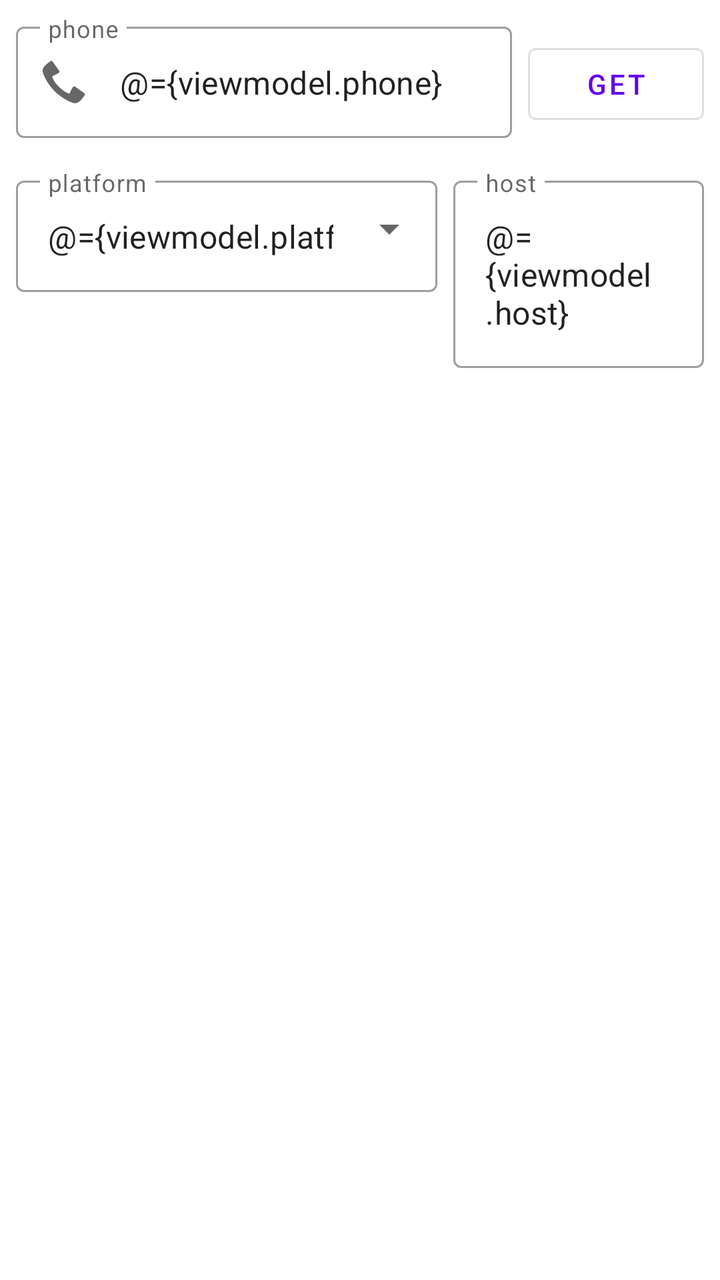
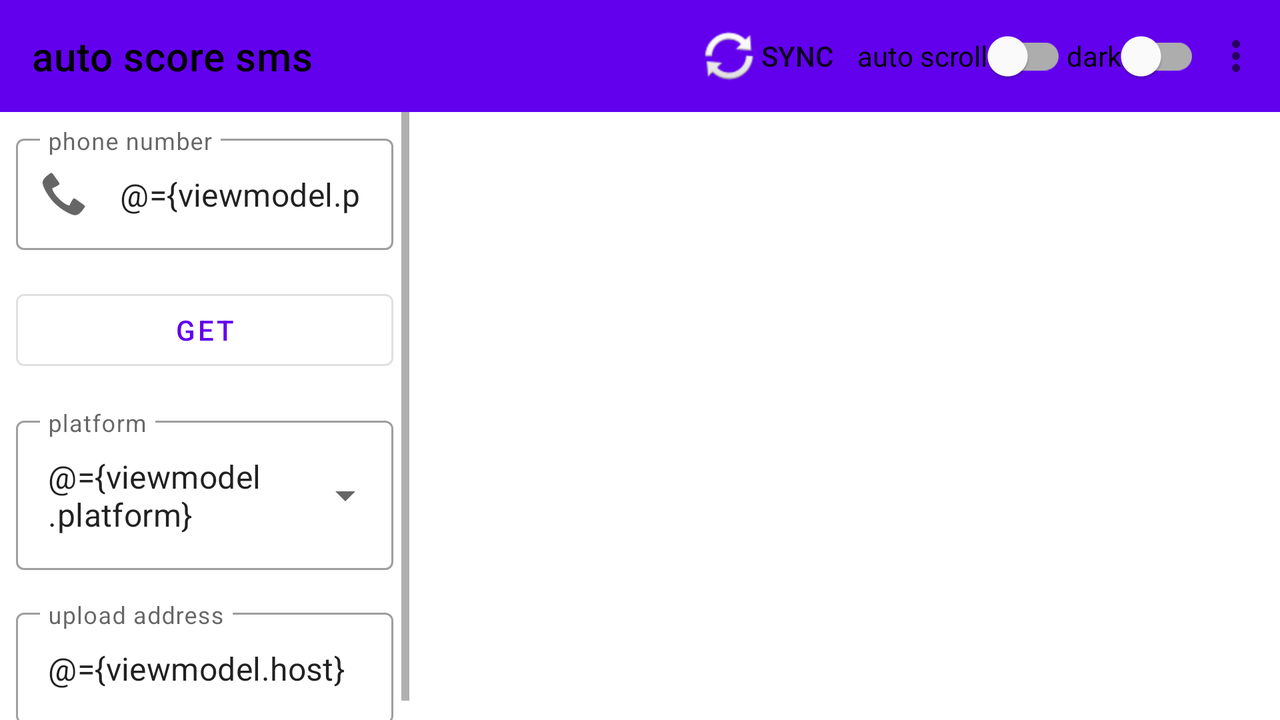

One screen, two layout resources from the same app: the default and the repository's alternative for another configuration. Each is rendered where Android would select it; the XML of both is given below.
<!-- AndroidManifest.xml: application theme AppTheme -->
<!-- res/layout/fragment_setting.xml -->
<?xml version="1.0" encoding="utf-8"?>
<layout xmlns:android="http://schemas.android.com/apk/res/android"
    xmlns:app="http://schemas.android.com/apk/res-auto"
    xmlns:tools="http://schemas.android.com/tools">

    <data>
        <variable
            name="viewmodel"
            type="com.tangs.myapplication.ui.main.viewmodels.SettingViewModel" />
    </data>

    <LinearLayout
        android:layout_width="match_parent"
        android:layout_height="match_parent"
        android:orientation="vertical">

        <LinearLayout
            android:layout_width="match_parent"
            android:layout_height="wrap_content"
            android:orientation="horizontal"
            android:padding="8dp">

            <com.google.android.material.textfield.TextInputLayout
                android:id="@+id/textField"
                style="@style/AppTextInputLayout"
                android:layout_width="wrap_content"
                android:layout_height="wrap_content"
                android:layout_weight="1"
                android:hint="phone"
                app:startIconDrawable="@android:drawable/stat_sys_phone_call">

                <com.google.android.material.textfield.TextInputEditText
                    android:id="@+id/editTextPhone"
                    android:layout_width="match_parent"
                    android:layout_height="wrap_content"
                    android:layout_weight="1"
                    android:ems="10"
                    android:inputType="phone"
                    android:text="@={viewmodel.phone}" />
            </com.google.android.material.textfield.TextInputLayout>

            <Space
                android:layout_width="8dp"
                android:layout_height="match_parent" />

            <Button
                android:id="@+id/getPhoneNumber"
                android:layout_width="wrap_content"
                android:layout_height="wrap_content"
                android:text="GET"
                style="@style/AppButton"/>
        </LinearLayout>

        <LinearLayout
            android:layout_width="match_parent"
            android:layout_height="wrap_content"
            android:orientation="horizontal"
            android:padding="8dp">

            <com.google.android.material.textfield.TextInputLayout
                android:id="@+id/platforms"
                style="@style/AppExposedDropdownMenu"
                android:layout_width="wrap_content"
                android:layout_height="wrap_content"
                android:hint="platform"
                app:layout_constraintEnd_toEndOf="parent"
                app:layout_constraintStart_toStartOf="parent"
                app:layout_constraintTop_toBottomOf="@+id/button">

                <AutoCompleteTextView
                    android:id="@+id/filled_exposed_dropdown"
                    android:layout_width="wrap_content"
                    android:layout_height="wrap_content"
                    android:cursorVisible="false"
                    android:focusable="false"
                    android:inputType="none"
                    android:minWidth="100dp"
                    android:text="@={viewmodel.platform}" />
            </com.google.android.material.textfield.TextInputLayout>

            <Space
                android:layout_width="8dp"
                android:layout_height="match_parent" />

            <com.google.android.material.textfield.TextInputLayout
                style="@style/AppTextInputLayout"
                android:layout_width="match_parent"
                android:layout_height="wrap_content"
                android:hint="host">

                <com.google.android.material.textfield.TextInputEditText
                    android:id="@+id/host"
                    android:layout_width="match_parent"
                    android:layout_height="wrap_content"
                    android:cursorVisible="false"
                    android:focusable="false"
                    android:text="@={viewmodel.host}" />
            </com.google.android.material.textfield.TextInputLayout>
        </LinearLayout>

        <androidx.recyclerview.widget.RecyclerView
            android:id="@+id/records"
            android:layout_width="match_parent"
            android:layout_height="match_parent"
            android:clipToPadding="false"
            android:padding="8dp"
            app:layoutManager="androidx.recyclerview.widget.StaggeredGridLayoutManager"
            app:spanCount="2"
            tools:listitem="@layout/list_item_record" />

    </LinearLayout>
</layout>
<!-- res/layout/list_item_record.xml (included above) -->
<?xml version="1.0" encoding="utf-8"?>
<layout xmlns:tools="http://schemas.android.com/tools"
    xmlns:android="http://schemas.android.com/apk/res/android"
    xmlns:app="http://schemas.android.com/apk/res-auto">

    <data>
        <variable
            name="clickListener"
            type="android.view.View.OnClickListener"/>
        <variable
            name="record"
            type="com.tangs.myapplication.ui.main.data.Record"/>
    </data>

    <com.google.android.material.card.MaterialCardView
        android:layout_width="match_parent"
        android:layout_height="wrap_content"
        android:layout_margin="8dp"
        android:onClick="@{clickListener}"
        app:cardElevation="2dp"
        app:cardPreventCornerOverlap="true">

        <androidx.constraintlayout.widget.ConstraintLayout
            android:layout_width="match_parent"
            android:layout_height="wrap_content">

            <LinearLayout
                android:id="@+id/linearLayout"
                android:layout_width="match_parent"
                android:layout_height="wrap_content"
                android:orientation="vertical"
                android:padding="8dp"
                app:layout_constraintBottom_toBottomOf="parent"
                app:layout_constraintEnd_toEndOf="parent"
                app:layout_constraintStart_toStartOf="parent"
                app:layout_constraintTop_toTopOf="parent">

                <com.google.android.material.textview.MaterialTextView
                    android:id="@+id/orderId"
                    style="@style/AppTextView"
                    android:layout_width="match_parent"
                    android:layout_height="wrap_content"
                    android:text='@{String.format("orderId:%d", record.orderId)}' />

                <com.google.android.material.textview.MaterialTextView
                    android:id="@+id/state"
                    style="@style/AppTextView"
                    android:layout_width="match_parent"
                    android:layout_height="wrap_content"
                    android:text='@{String.format("state:%d", record.state)}' />

            </LinearLayout>

            <ProgressBar
                android:id="@+id/progressBar2"
                style="?android:attr/progressBarStyle"
                android:layout_width="match_parent"
                android:layout_height="wrap_content"
                app:layout_constraintBottom_toBottomOf="parent"
                app:layout_constraintEnd_toEndOf="parent"
                app:layout_constraintStart_toStartOf="parent"
                app:layout_constraintTop_toBottomOf="@+id/linearLayout" />

        </androidx.constraintlayout.widget.ConstraintLayout>

    </com.google.android.material.card.MaterialCardView>

</layout>
<!-- resources referenced by this layout -->
<resources>
  <style name="AppButton" parent="@style/Widget.MaterialComponents.Button.OutlinedButton" />
  <style name="AppExposedDropdownMenu" parent="@style/Widget.MaterialComponents.TextInputLayout.OutlinedBox.ExposedDropdownMenu" />
  <style name="AppTextInputLayout" parent="@style/Widget.MaterialComponents.TextInputLayout.OutlinedBox" />
  <style name="AppTheme" parent="Theme.MaterialComponents.Light.NoActionBar">
          
  
  
  
      </style>
</resources>
<!-- res/layout-land/fragment_setting.xml (the repository's variant of the layout above) -->
<!-- drawn on the phone turned sideways -->
<?xml version="1.0" encoding="utf-8"?>
<layout xmlns:android="http://schemas.android.com/apk/res/android"
    xmlns:app="http://schemas.android.com/apk/res-auto"
    xmlns:tools="http://schemas.android.com/tools">

    <data>
        <variable
            name="viewmodel"
            type="com.tangs.myapplication.ui.main.viewmodels.SettingViewModel" />
    </data>

    <androidx.constraintlayout.widget.ConstraintLayout
        android:layout_width="match_parent"
        android:layout_height="match_parent">

        <androidx.appcompat.widget.Toolbar
            android:id="@+id/toolbar"
            android:layout_width="match_parent"
            android:layout_height="wrap_content"
            android:background="?attr/colorPrimary"
            app:titleTextColor="?attr/colorOnSurface"
            app:title="@string/app_name"
            app:layout_constraintStart_toStartOf="parent"
            app:layout_constraintTop_toTopOf="parent"
            app:menu="@menu/setting_actions"/>

        <ScrollView
            android:id="@+id/setting"
            android:layout_width="0dp"
            android:layout_height="0dp"
            app:layout_constraintBottom_toBottomOf="parent"
            app:layout_constraintStart_toStartOf="parent"
            app:layout_constraintTop_toBottomOf="@+id/toolbar"
            app:layout_constraintWidth_percent="0.32">

            <LinearLayout
                android:layout_width="match_parent"
                android:layout_height="wrap_content"
                android:orientation="vertical"
                app:layout_constraintWidth_percent="0.32">

                <com.google.android.material.textfield.TextInputLayout
                    android:id="@+id/textField"
                    style="@style/AppTextInputLayout"
                    android:layout_width="match_parent"
                    android:layout_height="wrap_content"
                    android:hint="@string/phone_number"
                    android:padding="8dp"
                    app:startIconDrawable="@android:drawable/stat_sys_phone_call">

                    <com.google.android.material.textfield.TextInputEditText
                        android:id="@+id/editTextPhone"
                        android:layout_width="match_parent"
                        android:layout_height="wrap_content"
                        android:ems="10"
                        android:inputType="phone"
                        android:text="@={viewmodel.phone}" />
                </com.google.android.material.textfield.TextInputLayout>

                <Button
                    android:id="@+id/getPhoneNumber"
                    style="@style/AppButton"
                    android:layout_width="match_parent"
                    android:layout_height="wrap_content"
                    android:layout_margin="8dp"
                    android:text="@string/get_phone_number" />

                <com.google.android.material.textfield.TextInputLayout
                    android:id="@+id/platforms"
                    style="@style/AppExposedDropdownMenu"
                    android:layout_width="match_parent"
                    android:layout_height="wrap_content"
                    android:hint="@string/platform"
                    android:padding="8dp"
                    app:layout_constraintEnd_toEndOf="parent"
                    app:layout_constraintStart_toStartOf="parent"
                    app:layout_constraintTop_toBottomOf="@+id/button">

                    <AutoCompleteTextView
                        android:id="@+id/filled_exposed_dropdown"
                        android:layout_width="match_parent"
                        android:layout_height="wrap_content"
                        android:cursorVisible="false"
                        android:focusable="false"
                        android:inputType="none"
                        android:minWidth="100dp"
                        android:text="@={viewmodel.platform}"
                        tools:ignore="LabelFor" />
                </com.google.android.material.textfield.TextInputLayout>

                <com.google.android.material.textfield.TextInputLayout
                    style="@style/AppTextInputLayout"
                    android:layout_width="match_parent"
                    android:layout_height="wrap_content"
                    android:hint="@string/upload_address"
                    android:padding="8dp">

                    <com.google.android.material.textfield.TextInputEditText
                        android:id="@+id/host"
                        android:layout_width="match_parent"
                        android:layout_height="wrap_content"
                        android:cursorVisible="false"
                        android:focusable="false"
                        android:text="@={viewmodel.host}" />
                </com.google.android.material.textfield.TextInputLayout>

            </LinearLayout>
        </ScrollView>

        <androidx.recyclerview.widget.RecyclerView
            android:id="@+id/records"
            android:layout_width="0dp"
            android:layout_height="0dp"
            android:clipToPadding="false"
            android:padding="8dp"
            app:layoutManager="androidx.recyclerview.widget.StaggeredGridLayoutManager"
            app:layout_constraintBottom_toBottomOf="parent"
            app:layout_constraintEnd_toEndOf="parent"
            app:layout_constraintStart_toEndOf="@+id/setting"
            app:layout_constraintTop_toBottomOf="@id/toolbar"
            app:spanCount="3"
            tools:listitem="@layout/list_item_record" />
    </androidx.constraintlayout.widget.ConstraintLayout>
</layout>
<!-- resources referenced by the variant -->
<!-- as the phone turned sideways resolves them -->
<resources>
  <string name="app_name">auto score sms</string>
  <string name="get_phone_number">GET</string>
  <string name="phone_number">phone number</string>
  <string name="platform">platform</string>
  <string name="upload_address">upload address</string>
  <style name="AppButton" parent="@style/Widget.MaterialComponents.Button.OutlinedButton" />
  <style name="AppExposedDropdownMenu" parent="@style/Widget.MaterialComponents.TextInputLayout.OutlinedBox.ExposedDropdownMenu" />
  <style name="AppTextInputLayout" parent="@style/Widget.MaterialComponents.TextInputLayout.OutlinedBox" />
  <style name="AppTheme" parent="Theme.MaterialComponents.Light.NoActionBar">
          
  
  
  
      </style>
</resources>
